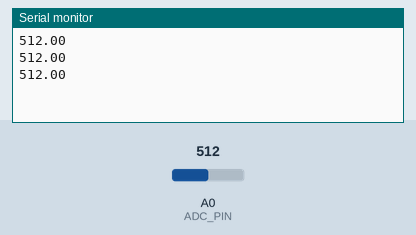
This sketch was run on a simulated Arduino Uno, built with avr-gcc and run on an emulated ATmega328P. On the bench: the last lines printed to the serial monitor. The test bench sets the inputs (shaded band); at power-on: A0 (ADC_PIN) = 512.

Above: at 1.3 s.
1.4 s: A0 (ADC_PIN) set to 716
At 1.9 s:
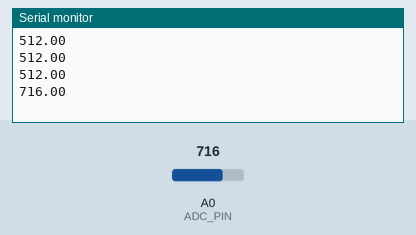
2.9 s: A0 (ADC_PIN) set to 900
At 3.4 s:
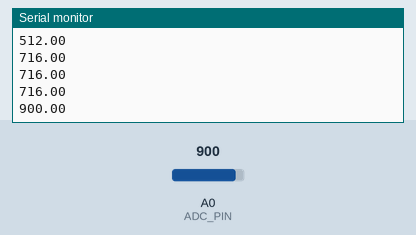
Timing chart, 0 to 5.9 s (numbered marks = the images above; inputs shaded):
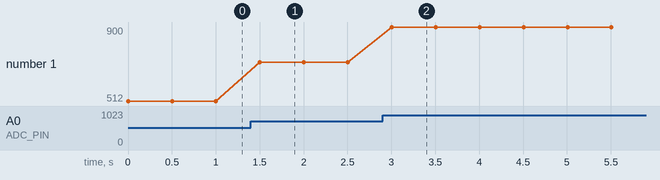

Measured:
- after the input at 1.4 s, the serial monitor: prints a new line after 0.10 s (image 1)
- after the input at 2.9 s, the serial monitor: prints a new line after 0.10 s (image 2)
- plotted number 1: 512 → 716 after the input at 1.4 s, 716 → 900 after the input at 2.9 s

The sketch:

adc_monitor.ino
```cpp
//Скетч вывода напряжения в последовательный порт

#define ADC_PIN A0

void setup() {
  pinMode(ADC_PIN, INPUT);
  Serial.begin(9600);
}

void loop() {
  float val = analogRead(ADC_PIN);
  // val = 5*val/1023;                 // перевод в вольты, раскоментировать для вывода в вольтах
  Serial.println(val,2);          // вывод в порт, второй аргумент — количесвто знаков после запятой
  delay(500);
}
```
